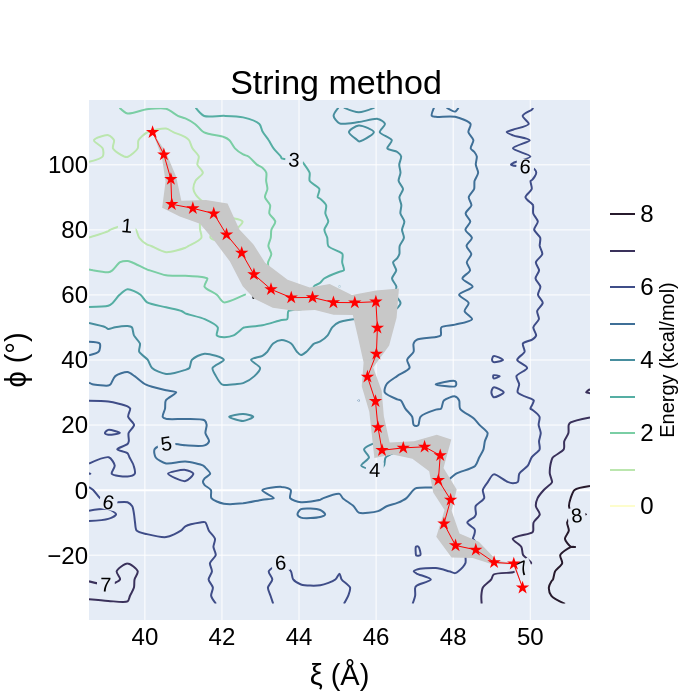

Notebook cell for this chart:
### Code cell
fig = go.Figure( \
    data = go.Contour( \
        z=pmf_array[7:-5,2:-2],
        x=cols[2:-2], y=rows[7:-5],
        line_smoothing=0.8,
         contours=dict(
            start=0,
            end=8,
            size=1,
                    showlabels = True, # show labels on contours
            labelfont = dict( # label font properties
                size = 20,
                color = 'black',
                family='Arial, sans-serif'
)),
            contours_coloring='lines',
        line_width=2,
                      colorscale='deep',
                      reversescale=False,
                      colorbar=dict(
            title='Energy\n(kcal/mol)', # title here
            titleside='right',
            titlefont=dict(
                size=20,
                family='Arial, sans-serif',
            color='black'),
            thickness=25,
            thicknessmode='pixels',
            len=0.6,
            lenmode='fraction',
            outlinewidth=0)));
fig.update_coloraxes(showscale=False)

pathAll = np.array(pathAll[1:])

path_linear_tf = pathAll.copy();
path_linear_tf[:,:,0] = (40.2 - 49.8)*pathAll[:,:,0] + 49.8
path_linear_tf[:,:,1] = (110 + 30)*pathAll[:,:,1] - 30

path_upper = path_linear_tf[-1]+path_std_blocks
path_lower = path_linear_tf[-1]-path_std_blocks
path_fill = np.vstack((path_upper,path_lower[::-1]))
fig.add_trace(go.Scatter(x=path_fill[:,0], y=path_fill[:,1], fill='toself', fillcolor='rgba(200,200,200,1)',line_shape='linear',line_color='rgba(255,255,255,0)',showlegend=False)) 

#for i, p in enumerate(path_linear_tf):
#    if (i % 5 == 0):
#        c=int(255-np.floor(255*i/len(pathAll)))
#        fig.add_trace(go.Scatter(x=p[:,0], y=p[:,1],
#                            mode='markers+lines', line_shape='linear', marker_size=3,\
#                                 line=dict(width=1,color='black'),name='iteration %d' % i,opacity=i/len(path_linear_tf)))

fig.add_trace(go.Scatter(x=path_linear_tf[-1,:,0], y=path_linear_tf[-1,:,1],
                    mode='markers+lines', line_shape='linear', \
                         line=dict(width=1,color='red'),marker_symbol='star',marker_size=10))
fig.update_layout(
    title={
        'text': "String method",
        'y':0.9,
        'x':0.48,
        'xanchor': 'center',
        'yanchor': 'top'},
    xaxis_title="ξ (Å)",
    yaxis_title="ϕ (°)",
    font=dict(size=24,family='Arial',color='black'),
    showlegend=False, height=700,width=700
)
fig.show()
#fig.write_image('string.svg')

### Figure 1 — Plotly figure (JSON) as saved in the notebook; plotly's stock layout.template omitted (floating-point values rounded to 4 significant figures; data arrays with more than 128 entries replaced by an {"elided": "..."} marker saying what was removed)
{"data": [{"colorbar": {"len": 0.6, "lenmode": "fraction", "outlinewidth": 0, "thickness": 25, "thicknessmode": "pixels", "title": {"font": {"color": "black", "family": "Arial, sans-serif", "size": 20}, "side": "right", "text": "Energy\n(kcal/mol)"}}, "colorscale": [[0, "rgb(253, 253, 204)"], [0.09091, "rgb(206, 236, 179)"], [0.1818, "rgb(156, 219, 165)"], [0.2727, "rgb(111, 201, 163)"], [0.3636, "rgb(86, 177, 163)"], [0.4545, "rgb(76, 153, 160)"], [0.5455, "rgb(68, 130, 155)"], [0.6364, "rgb(62, 108, 150)"], [0.7273, "rgb(62, 82, 143)"], [0.8182, "rgb(64, 60, 115)"], [0.9091, "rgb(54, 43, 77)"], [1, "rgb(39, 26, 44)"]], "contours": {"coloring": "lines", "end": 8, "labelfont": {"color": "black", "family": "Arial, sans-serif", "size": 20}, "showlabels": true, "size": 1, "start": 0}, "line": {"smoothing": 0.8, "width": 2}, "reversescale": false, "type": "contour", "x": [38.55, 39.05, 39.55, 40.05, 40.55, 41.05, 41.55, 42.05, 42.55, 43.05, 43.55, 44.05, 44.55, 45.05, 45.55, 46.05, 46.55, 47.05, 47.55, 48.05, 48.55, 49.05, 49.55, 50.05, 50.55, 51.05, 51.55], "y": [-34.95, -32.45, -29.95, -27.45, -24.95, -22.45, -19.95, -17.45, -14.95, -12.45, -9.95, -7.45, -4.95, -2.45, 0.05, 2.55, 5.05, 7.55, 10.05, 12.55, 15.05, 17.55, 20.05, 22.55, 25.05, 27.55, 30.05, 32.55, 35.05, 37.55, 40.05, 42.55, 45.05, 47.55, 50.05, 52.55, 55.05, 57.55, 60.05, 62.55, 65.05, 67.55, 70.05, 72.55, 75.05, 77.55, 80.05, 82.55, 85.05, 87.55, 90.05, 92.55, 95.05, 97.55, 100.0, 102.5, 105.0, 107.5, 110.0, 112.5, 115.0, 117.5], "z": {"elided": "62x27 float values"}}, {"fill": "toself", "fillcolor": "rgba(200,200,200,1)", "line": {"color": "rgba(255,255,255,0)", "shape": "linear"}, "showlegend": false, "type": "scatter", "x": [40.2, 40.54, 40.81, 40.95, 41.58, 42.14, 42.45, 42.82, 43.12, 43.7, 44.28, 44.8, 45.37, 46.0, 46.59, 46.53, 46.34, 45.92, 46.14, 46.2, 46.35, 46.98, 47.57, 47.95, 47.75, 48.09, 47.96, 48.16, 48.67, 49.14, 49.6, 49.8, 49.8, 49.54, 48.99, 48.51, 47.96, 47.56, 47.78, 47.48, 47.38, 46.94, 46.43, 45.95, 45.9, 45.82, 45.63, 45.68, 45.54, 45.4, 44.9, 44.41, 43.9, 43.32, 42.84, 42.54, 42.21, 41.78, 41.43, 40.91, 40.45, 40.54, 40.44, 40.2], "y": [110, 103.9, 96.29, 88.96, 89.16, 88.1, 80.12, 75.53, 69.89, 64.63, 62.26, 63.37, 59.96, 61.36, 62.01, 53.02, 44.46, 37.68, 30.56, 22.74, 14.61, 15.0, 16.99, 15.56, 6.839, 0.1873, -6.361, -13.32, -15.84, -21.69, -22.48, -30, -30, -22.78, -22.7, -20.85, -20.72, -14.29, -6.133, -0.7021, 5.791, 9.65, 10.97, 9.895, 15.88, 24.1, 31.95, 39.27, 46.7, 53.8, 53.89, 55.4, 55.08, 56.07, 58.81, 62.69, 70.24, 76.97, 81.9, 84.08, 86.79, 94.88, 102.3, 110]}, {"line": {"color": "red", "shape": "linear", "width": 1}, "marker": {"size": 10, "symbol": "star"}, "mode": "markers+lines", "type": "scatter", "x": [40.2, 40.49, 40.67, 40.7, 41.24, 41.79, 42.12, 42.51, 42.83, 43.27, 43.8, 44.35, 44.89, 45.45, 45.99, 46.03, 46.01, 45.78, 45.98, 46.05, 46.15, 46.7, 47.26, 47.66, 47.62, 47.93, 47.76, 48.06, 48.59, 49.06, 49.57, 49.8], "y": [110, 103.1, 95.59, 87.87, 86.62, 85.0, 78.54, 72.89, 66.29, 61.72, 59.16, 59.22, 57.68, 57.62, 57.91, 49.86, 41.86, 34.81, 27.33, 19.31, 12.25, 12.99, 13.32, 10.68, 3.069, -2.973, -10.33, -17.02, -18.35, -22.19, -22.63, -30]}], "layout": {"coloraxis": {"showscale": false}, "font": {"color": "black", "family": "Arial", "size": 24}, "height": 700, "showlegend": false, "title": {"text": "String method", "x": 0.48, "xanchor": "center", "y": 0.9, "yanchor": "top"}, "width": 700, "xaxis": {"autorange": true, "range": [38.55, 51.55], "title": {"text": "ξ (Å)"}, "type": "linear"}, "yaxis": {"autorange": true, "range": [-39.91, 119.9], "title": {"text": "ϕ (°)"}, "type": "linear"}}}
